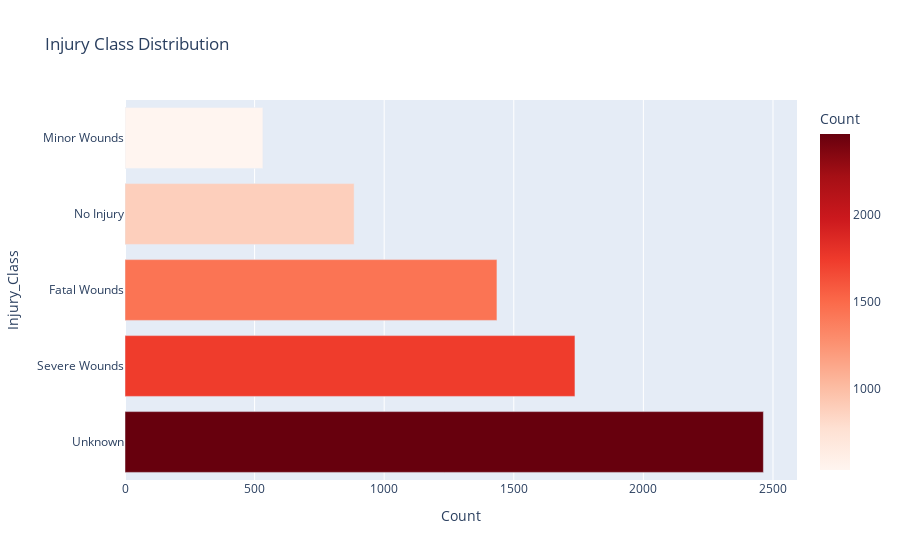

Notebook source saved alongside this figure:
### Markdown cell above
## Injury Analysis

### Code cell
# Injury Class Distribution Analysis

df['Injury_Class'] = df['Injury'].apply(classify_injury)
from utils import classify_injury

# Count the injury classes
injury_counts = df['Injury_Class'].value_counts().reset_index()
injury_counts.columns = ['Injury_Class', 'Count']


fig = px.bar(injury_counts,
             x='Count',
             y='Injury_Class',
             color='Count',
             color_continuous_scale='Reds',
             title='Injury Class Distribution',)
fig.update_traces(textposition='outside')  # move labels above bars
fig.update_layout(uniformtext_minsize=8, uniformtext_mode='hide')

fig.show()
# Show the chart

### Figure 1 — Plotly figure (JSON) as saved in the notebook; plotly's stock layout.template omitted (floating-point values rounded to 4 significant figures)
{"data": [{"hovertemplate": "Count=%{marker.color}<br>Injury_Class=%{y}<extra></extra>", "legendgroup": "", "marker": {"color": [2463, 1736, 1435, 884, 532], "coloraxis": "coloraxis", "pattern": {"shape": ""}}, "name": "", "orientation": "h", "showlegend": false, "textposition": "outside", "type": "bar", "x": [2463, 1736, 1435, 884, 532], "xaxis": "x", "y": ["Unknown", "Severe Wounds", "Fatal Wounds", "No Injury", "Minor Wounds"], "yaxis": "y"}], "layout": {"barmode": "relative", "coloraxis": {"colorbar": {"title": {"text": "Count"}}, "colorscale": [[0, "rgb(255,245,240)"], [0.125, "rgb(254,224,210)"], [0.25, "rgb(252,187,161)"], [0.375, "rgb(252,146,114)"], [0.5, "rgb(251,106,74)"], [0.625, "rgb(239,59,44)"], [0.75, "rgb(203,24,29)"], [0.875, "rgb(165,15,21)"], [1, "rgb(103,0,13)"]]}, "legend": {"tracegroupgap": 0}, "title": {"text": "Injury Class Distribution"}, "uniformtext": {"minsize": 8, "mode": "hide"}, "xaxis": {"anchor": "y", "domain": [0, 1], "title": {"text": "Count"}}, "yaxis": {"anchor": "x", "domain": [0, 1], "title": {"text": "Injury_Class"}}}}
